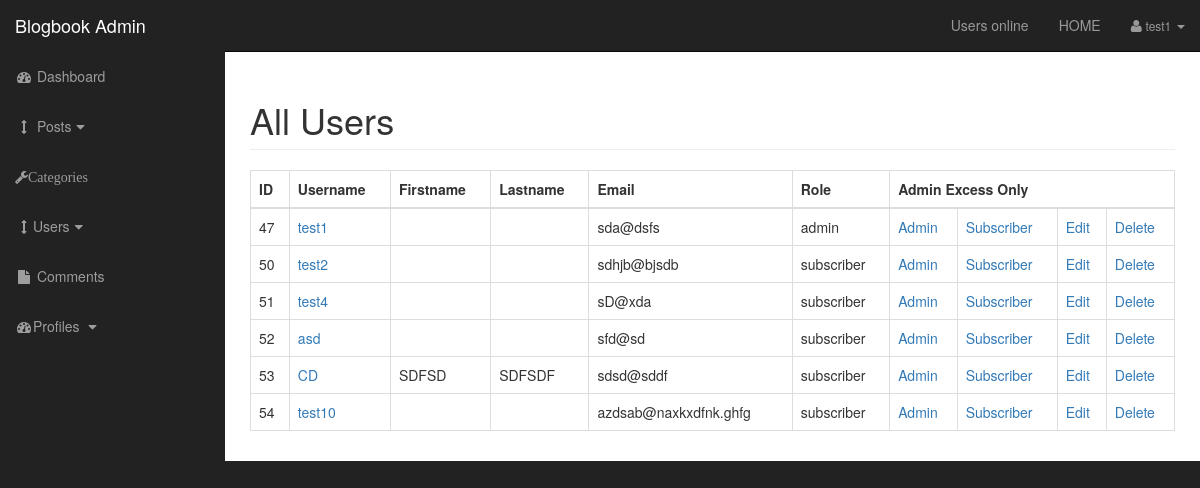
Screenshot of /admin/users.php (signed in) with the database file from the repository.
### tables this page shows
CREATE TABLE `users` (
  `user_id` int(3) NOT NULL,
  `username` varchar(255) NOT NULL,
  `user_password` varchar(255) NOT NULL,
  `user_firstname` varchar(255) NOT NULL,
  `user_lastname` varchar(255) NOT NULL,
  `user_email` varchar(255) NOT NULL,
  `user_image` text NOT NULL,
  `user_role` varchar(255) NOT NULL,
  `randSalt` varchar(255) NOT NULL
);

### admin/includes/view_all_users.php (the view, shortened to what this page needs)
         <table class="table table-bordered table-hover">
       <thead>
           <tr>
               <th>ID</th>
               <th>Username</th>
               <th>Firstname</th>
               <th>Lastname</th>
               <th>Email</th>
               <th>Role</th>
               <th colspan="4">Admin Excess Only</th>
           </tr>
       </thead>
       <tbody>
           <?php
 $query="SELECT * FROM users";
                            $select_users=mysqli_query($connection,$query);
                            while($row=mysqli_fetch_assoc( $select_users)){
                                 $user_id=$row['user_id'];
                                 $username=$row['username'];
                                $user_firstname=$row['user_firstname'];
                                $user_lastname=$row['user_lastname'];
                                 $user_email=$row['user_email'];
                                 $user_role=$row['user_role'];
                                echo "<tr>
                                 <td>{$user_id}</td>
                                   <td><a href='../user.php?u_id={$user_id}'>{$username}</a></td>
                                   <td>{$user_firstname}</td>";
                                  echo"
                                   <td>{$user_lastname}</td>
                                   <td>{$user_email}</td>";
                                 echo "<td>{$user_role} </td>";
                             $user_role =$_SESSION['user_role'];
            if($user_role=='admin'){
                                   echo "
                                   <td><a href='users.php?change2admin={$user_id}'>Admin</a> </td>
                                    <td><a href='users.php?change2sub={$user_id}'>Subscriber</a> </td>
                                       <td><a href='users.php?source=edit_user&edit_user={$user_id}'>Edit</a> </td>
                                   <td><a href='users.php?delete={$user_id}'>Delete</a> </td>";
                              }else{
                echo "<td>Admin</td>
                                    <td>Subscriber</td>
                                       <td>Edit </td>
                                   <td>Delete </td>";
            }
                          echo " </tr>";
            }
?>
       </tbody>
   </table>

### admin/css/sb-admin.css (style rules this page uses)
body { margin-top: 100px; background-color: #222; }
@media (min-width: 768px) { body { margin-top: 50px; } }

### rows the page displays
users: user_id "47", username "test1", user_email "sda@dsfs", user_role "admin"
users: user_id "50", username "test2", user_email "sdhjb@bjsdb", user_role "subscriber"
users: user_id "51", username "test4", user_email "sD@xda", user_role "subscriber"
users: user_id "52", username "asd", user_email "sfd@sd", user_role "subscriber"
users: user_id "53", username "CD", user_firstname "SDFSD", user_lastname "SDFSDF", user_email "sdsd@sddf", user_role "subscriber"
users: user_id "54", username "test10", user_email "azdsab@naxkxdfnk.ghfg", user_role "subscriber"

### other values shown
$_SESSION['username'] "test1"
